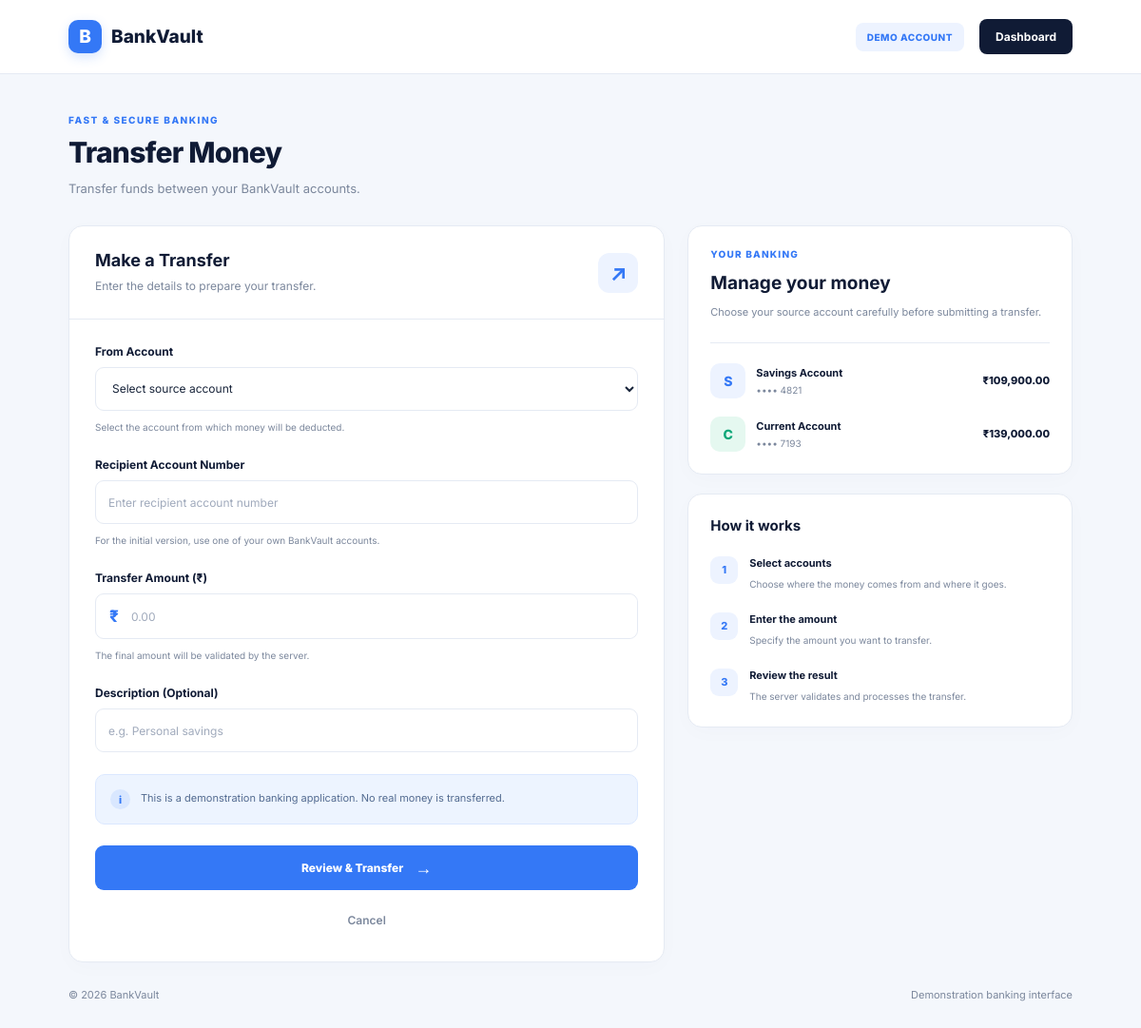
/transfer (signed in), run on the app's committed database.
### tables this page shows
CREATE TABLE accounts (
            id INTEGER PRIMARY KEY AUTOINCREMENT,
            user_id INTEGER NOT NULL,
            account_number TEXT UNIQUE NOT NULL,
            account_type TEXT NOT NULL,
            balance REAL NOT NULL DEFAULT 0,
            FOREIGN KEY (user_id) REFERENCES users(id)
        );

### app.py (the view, shortened to what this page needs)
@app.route("/transfer", methods=["GET", "POST"])
@login_required
def transfer_money():
    user_id = session["user_id"]
    connection = get_db_connection()
    try:
        accounts = connection.execute(
            """
            SELECT id, account_number, account_type, balance
            FROM accounts
            WHERE user_id = ?
            ORDER BY id
            """,
            (user_id,)
        ).fetchall()
        return render_template(
            "transfer.html",
            accounts=accounts
        )
    finally:
        connection.close()

### app.py (called while the page is built)
def get_db_connection():
    connection = sqlite3.connect(DATABASE)
    connection.row_factory = sqlite3.Row
    return connection

def login_required(view_function):
    @wraps(view_function)
    def wrapped_view(*args, **kwargs):
        if "user_id" not in session:
            flash("Please log in to access your dashboard.", "error")
            return redirect(url_for("login"))
        return view_function(*args, **kwargs)
    return wrapped_view

### templates/transfer.html (shortened to what this page needs)
<!DOCTYPE html>
<html lang="en">
<head>
    <link rel="stylesheet"
          href="{{ url_for('static', filename='transfer.css') }}">
</head>
<body>
    <header class="transfer-header">
        <a href="{{ url_for('dashboard') }}" class="brand">
            <span class="brand-icon">B</span>
            <span>BankVault</span>
        </a>
        <div class="header-right">
            <span class="demo-badge">DEMO ACCOUNT</span>
            <a href="{{ url_for('dashboard') }}" class="back-button">
                Dashboard
            </a>
        </div>
    </header>
    <main class="transfer-container">
        <section class="page-heading">
            <p class="eyebrow">FAST & SECURE BANKING</p>
            <h1>Transfer Money</h1>
            <p class="subtitle">
                Transfer funds between your BankVault accounts.
            </p>
        </section>
        <div class="transfer-layout">
            <section class="transfer-panel">
                <div class="panel-heading">
                    <div>
                        <h2>Make a Transfer</h2>
                        <p>
                            Enter the details to prepare your transfer.
                        </p>
                    </div>
                    <span class="transfer-heading-icon">↗</span>
                </div>
                <form method="POST"
                      action="{{ url_for('transfer_money') }}"
                      class="transfer-form">
                    <div class="form-group">
                        <label for="source_account">
                            From Account
                        </label>
                        <select id="source_account"
                                name="source_account"
                                required>
                            <option value="">Select source account</option>
                        </select>
                        <small>
                            Select the account from which money will be deducted.
                        </small>
                    </div>
                    <div class="form-group">
                        <label for="recipient_account">
                            Recipient Account Number
                        </label>
                        <input
                            type="text"
                            id="recipient_account"
                            name="recipient_account"
                            placeholder="Enter recipient account number"
                            maxlength="30"
                            autocomplete="off"
                            required>
                        <small>
                            For the initial version, use one of your own BankVault accounts.
                        </small>
                    </div>
                    <div class="form-group">
                        <label for="amount">
                            Transfer Amount (₹)
                        </label>
                        <div class="amount-input">
                            <span>₹</span>
                            <input
                                type="number"
                                id="amount"
                                name="amount"
                                min="0.01"
                                step="0.01"
                                placeholder="0.00"
                                required>
                        </div>
                        <small>
                            The final amount will be validated by the server.
                        </small>
                    </div>
                    <div class="form-group">
                        <label for="description">
                            Description (Optional)
                        </label>
                        <input
                            type="text"
                            id="description"
                            name="description"
                            maxlength="100"
                            placeholder="e.g. Personal savings">
                    </div>
                    <div class="security-notice">
                        <span class="notice-icon">i</span>
                        <p>
                            This is a demonstration banking application.
                            No real money is transferred.
                        </p>
                    </div>
                    <button type="submit" class="transfer-button">
                        Review & Transfer <span>→</span>
                    </button>
                    <a href="{{ url_for('dashboard') }}"
                       class="cancel-button">
                        Cancel
                    </a>
                </form>
            </section>
            <aside class="transfer-sidebar">
                <section class="info-card balance-card">
                    <p class="info-label">YOUR BANKING</p>
                    <h2>Manage your money</h2>
                    <p class="info-description">
                        Choose your source account carefully before submitting a transfer.
                    </p>
                    <div class="info-divider"></div>
                    <div class="account-list">
                        {% for account in accounts %}
                            <div class="account-item">
                                <div class="account-item-icon">
                                    {% if account.account_type == 'Savings' %}
                                        S
                                    {% else %}
                                        C
                                    {% endif %}
                                </div>
                                <div class="account-item-details">
                                    <strong>
                                        {{ account.account_type }} Account
                                    </strong>
                                    <span>
                                        •••• {{ account.account_number[-4:] }}
                                    </span>
                                </div>
                                <div class="account-item-balance">
                                    ₹{{ "{:,.2f}".format(account.balance) }}
                                </div>
                            </div>
                        {% else %}
                            <p>No accounts are available.</p>
                        {% endfor %}
                    </div>
                </section>
                <section class="info-card steps-card">
                    <h3>How it works</h3>
                    <div class="step-item">
                        <span class="step-number">1</span>
                        <div>
                            <strong>Select accounts</strong>
                            <p>
                                Choose where the money comes from and where it goes.
                            </p>
                        </div>
                    </div>
                    <div class="step-item">
                        <span class="step-number">2</span>
                        <div>
                            <strong>Enter the amount</strong>
                            <p>
                                Specify the amount you want to transfer.
                            </p>
                        </div>
                    </div>
                    <div class="step-item">
                        <span class="step-number">3</span>
                        <div>
                            <strong>Review the result</strong>
                            <p>
                                The server validates and processes the transfer.
                            </p>
                        </div>
                    </div>
                </section>
            </aside>
        </div>
        <footer class="transfer-footer">
            <span>© 2026 BankVault</span>
            <span>Demonstration banking interface</span>
        </footer>
    </main>
</body>
</html>

### data on the page
accounts: shows "S", account_type "Savings", account_number "4821", balance "109,900.00"
accounts: shows "C", account_type "Current", account_number "7193", balance "139,000.00"
